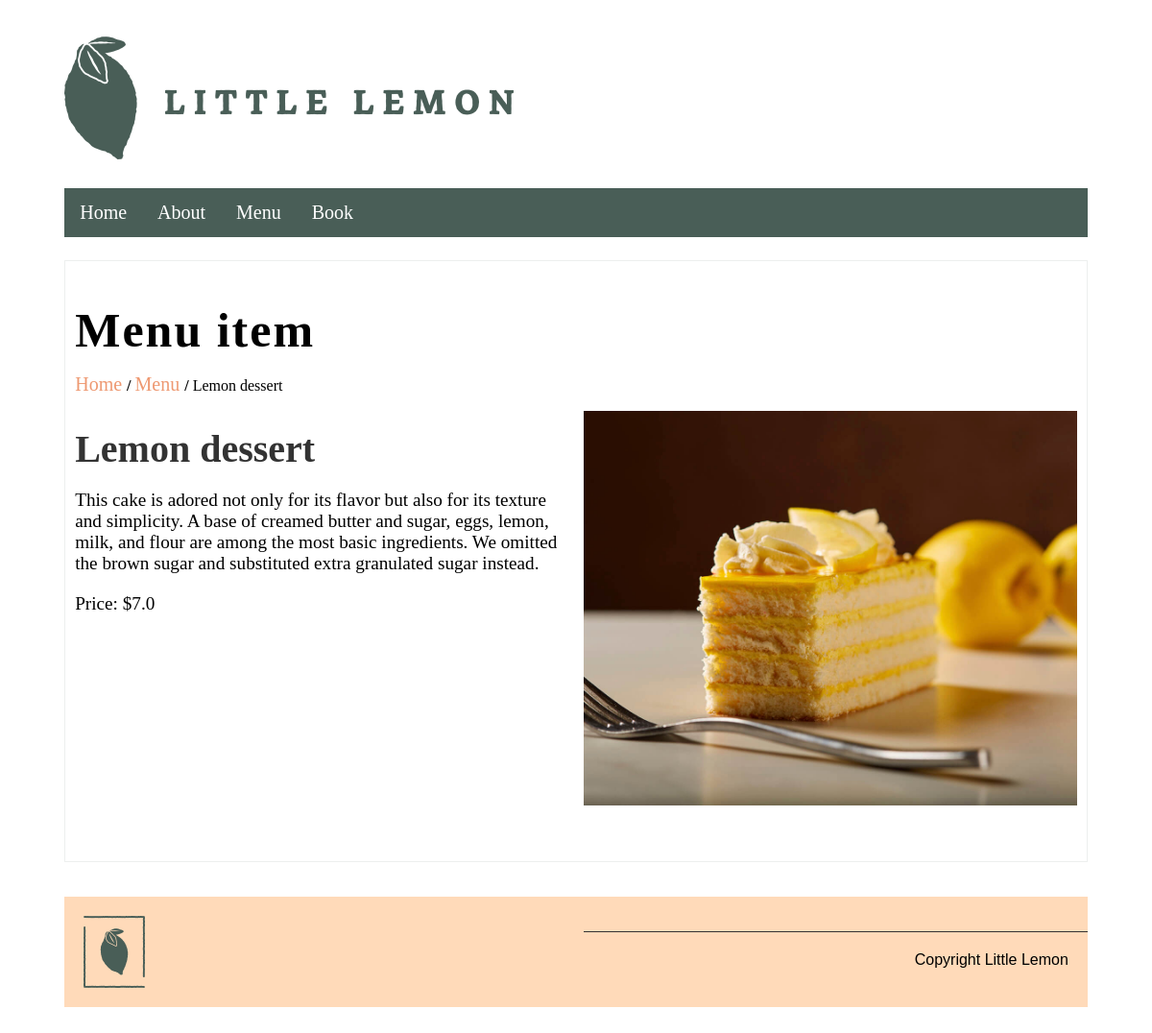
/menu_item/4, run on the app's committed database.
### restaurant/models.py (models this page shows, shortened)
class Menu(models.Model):
    name = models.CharField(max_length = 50)
    price = models.FloatField();
    description = models.TextField();
    image = models.ImageField();

### restaurant/views.py (the view)
# urls.py: path('menu_item/<int:id>', views.MenuItemView.as_view()),
class MenuItemView(ListView):
    def get(self, request, id):
        modelData = Menu.objects.get(id = id)
        context = {
            'title': 'Little Lemon',
            'modelData': modelData,
        }
        return render(request, 'menuItem.html', context)

### restaurant/templates/menuItem.html (shortened to what this page needs)
<div>
    {% include "header.html" %}
</div>
<div class = 'menu_item'>
    <h1> Menu item</h1>
    <p class = "navigator">
        <a href="/"> Home </a>
            <strong>/</strong>
        <a href="/menu"> Menu </a>
            <strong>/</strong>
        {{modelData.name}}
    </p>
    <div class = 'row'>
        <div class = 'column'>
            <h2> {{modelData.name}} </h2>
            <p> {{modelData.description}} </p>
            <p> Price: ${{modelData.price}} </p>
        </div>
        <div class = 'column'>
            <img src="{{ modelData.image.url }}">
        </div>
    </div>
</div>
<div>
    {% include "footer.html" %}
</div>

### restaurant/templates/menuItem.html (style rules this page uses)
.menu_item { margin: 2% 5%; border: 1px solid #EDEFEE; padding: 10px; }
.menu_item h1 { font-size: 50px; letter-spacing: 2px; margin-bottom: 0px; }
.menu_item .navigator a { color: #EE9972; text-decoration: none; font-size: 20px; }
.menu_item .row { display: flex; flex-direction: row; width: 100%; padding-bottom: 1rem; gap: 2rem 1rem; }
.menu_item .column { flex-basis: 50%; margin-bottom: 1rem; padding-bottom: 1rem; }
.menu_item .column h2 { font-size: 2.5rem; color: #333333; margin: 1rem 0; }
.menu_item .column p { font-size: 1.2rem; }
.menu_item .column img { max-width: 100%; }

### data on the page
Menu: name "Lemon dessert", description "This cake is adored not only for its flavor but also for its texture and simplicity. A base of creamed butter and sugar, eggs, lemon, milk, and flour are among the most basic ingredients. We omitted the brown sugar and substituted extra granulated sugar instead.", price "7.0", image (picture)
